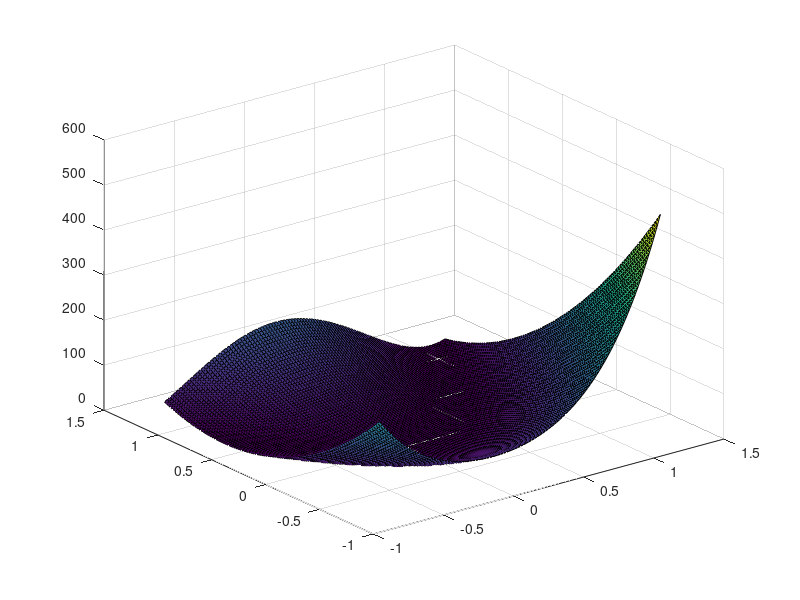
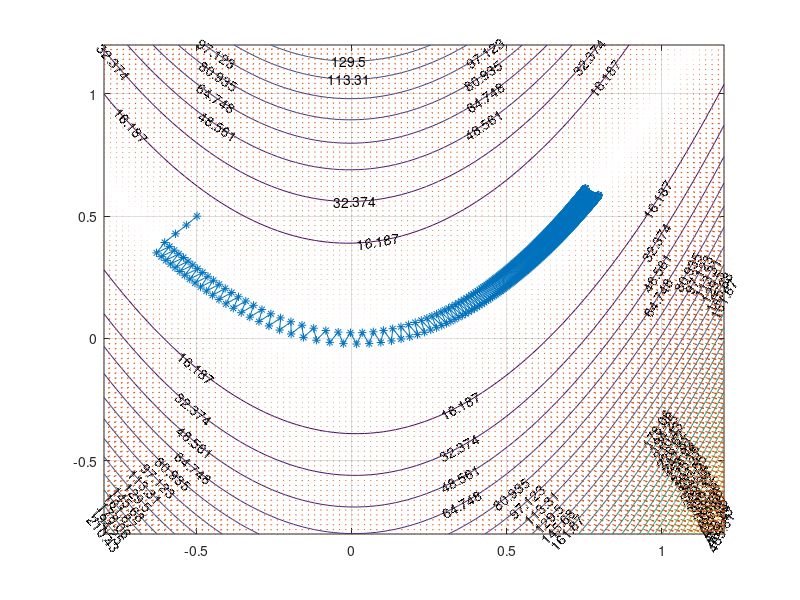

Recreate these plots in MATLAB, in order.
function gradientdesc_example_rosenbrock()
%https://en.wikipedia.org/wiki/Gradient_descent#Examples
% Rosenbrock function
dx = 0.5; 
dy = 0.5;
[X,Y] = meshgrid(-0.8:.02:1.2, -0.8:.02:1.2);
Z =  (1-X).^2+100*(Y-X.^2).^2; 


close all; 
surf(X,Y,Z);

figure; 
[C,h] = contour(X,Y,Z,30); 
clabel(C,h); 
grid on;
hold on; 


gamma = .05;
N = 1000; 
t = zeros(N,2); 
t(1,1) = -0.5;
t(1,2) = 0.5; 

format long g; 

for k = 2 : N
    x = t(k-1,1);
    y = t(k-1,2); 
    z = (1-x)^2 + 100*(y-x^2)^2; 
    dzdx = 2*(x-1) + 200*(x^2-y)*2*x;
    dzdy = 200*(y-x^2);
    
    dzdzdxdx = 2+400*(x^2-y)+800*x*x; 
    dzdzdxdy = -400*x; 
    dzdzdydx = -400*x; 
    dzdzdydy = 200; 
    
    H = [dzdzdxdx dzdzdxdy; dzdzdydx dzdzdydy];
    Hinv = inv(H); 
    %display(det(Hinv));
    %corr = Hinv*[dzdx dzdy]';
    corr = [dzdx dzdy]'/sqrt(dzdx^2 + dzdy^2);
    t(k,:) = t(k-1,:) - gamma*corr';
    t(k,:),dzdx,dzdy,z

end
[px,py]= gradient(Z,dx,dy); 
plot(t(:,1),t(:,2),'-*');
quiver(X,Y,px,py); 


